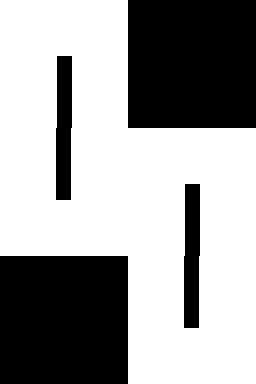

The image is a tile-based game level rendered from a .tmx file. Its description and complete source (layers, tilesets, objects, tile grids) follow:
An orthogonal 2x3 tile map with 128x128 px tiles, 1 tile layer (Tile Layer 1).

<map version="1.5" tiledversion="1.7.2" orientation="orthogonal" renderorder="right-down" width="2" height="3" tilewidth="128" tileheight="128" infinite="0" nextlayerid="2" nextobjectid="1">
 <tileset firstgid="1" name="g1" tilewidth="128" tileheight="128" tilecount="15" columns="0">
  <grid orientation="orthogonal" width="1" height="1" />
  <tile id="0">
   <image width="128" height="128" source="../tileset/0.bmp" />
  </tile>
  <tile id="1">
   <image width="128" height="128" source="../tileset/1.bmp" />
  </tile>
  <tile id="2">
   <image width="128" height="128" source="../tileset/2.bmp" />
  </tile>
  <tile id="3">
   <image width="128" height="128" source="../tileset/3.bmp" />
  </tile>
  <tile id="4">
   <image width="128" height="128" source="../tileset/4.bmp" />
  </tile>
  <tile id="5">
   <image width="128" height="128" source="../tileset/5.bmp" />
  </tile>
  <tile id="6">
   <image width="128" height="128" source="../tileset/6.bmp" />
  </tile>
  <tile id="7">
   <image width="128" height="128" source="../tileset/7.bmp" />
  </tile>
  <tile id="8">
   <image width="128" height="128" source="../tileset/8.bmp" />
  </tile>
  <tile id="9">
   <image width="128" height="128" source="../tileset/9.bmp" />
  </tile>
  <tile id="10">
   <image width="128" height="128" source="../tileset/10.bmp" />
  </tile>
  <tile id="11">
   <image width="128" height="128" source="../tileset/11.bmp" />
  </tile>
  <tile id="12">
   <image width="128" height="128" source="../tileset/12.bmp" />
  </tile>
  <tile id="13">
   <image width="128" height="128" source="../tileset/13.bmp" />
  </tile>
  <tile id="14">
   <image width="128" height="128" source="../tileset/14.bmp" />
  </tile>
 </tileset>
 <layer id="1" name="Tile Layer 1" width="2" height="3">
  <data encoding="csv">
3,0,
1,3,
0,1
</data>
 </layer>
</map>
